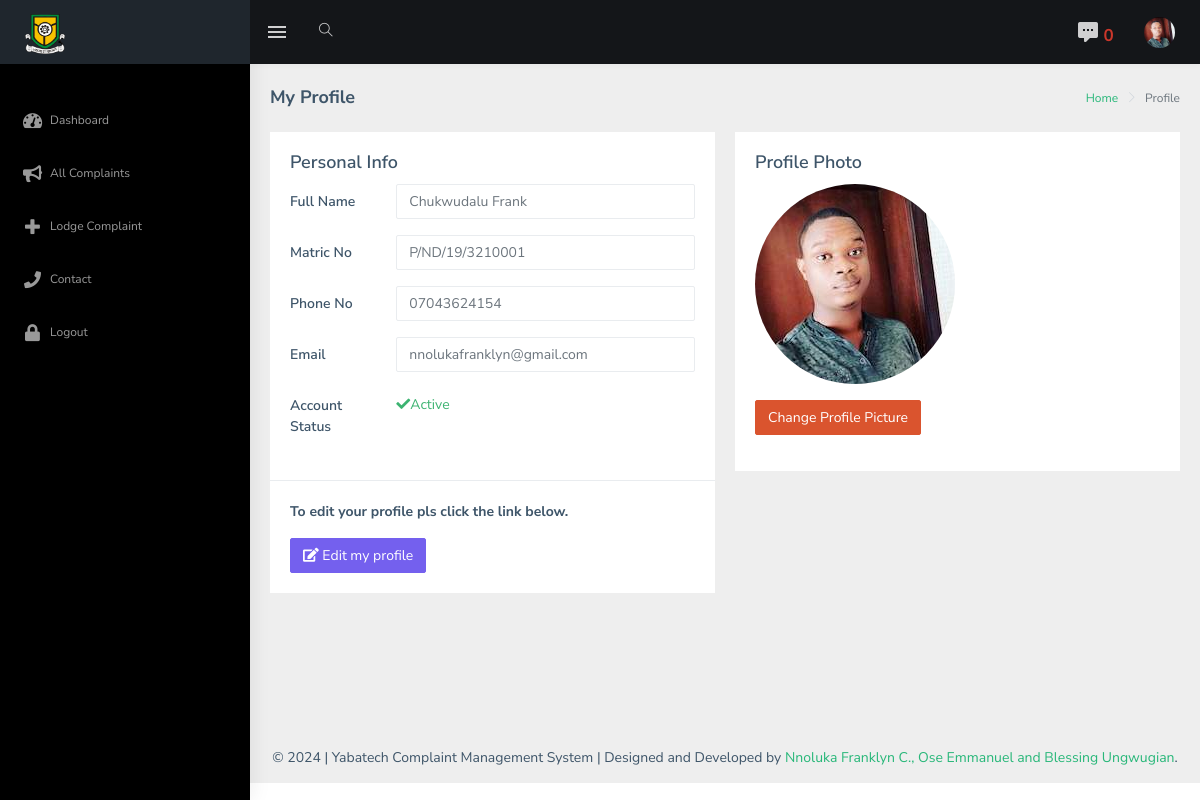
The page /profile.php (signed in) on the database its author committed.
### tables this page shows
CREATE TABLE `user` (
  `studentID` int(11) NOT NULL,
  `matric_no` varchar(200) NOT NULL,
  `name` text NOT NULL,
  `username` varchar(200) NOT NULL,
  `email` varchar(200) NOT NULL,
  `phone_no` varchar(11) NOT NULL,
  `password` varchar(260) NOT NULL,
  `photo` varchar(200) NOT NULL,
  `account_status` varchar(40) NOT NULL DEFAULT 'active'
);

### admin/classes/Functions.php (called while the page is built, shortened)
<?php
$dot_env = Dotenv::createImmutable(dirname(__DIR__));
class Functions extends Database{
    public function base_url(){
        return 'http://localhost:8080/project/';
    }
}

### admin/classes/Database.php (called while the page is built, shortened)
<?php
$dot_env = Dotenv::createImmutable(dirname(__DIR__));
class Database
{
    private $dbh;
    private $stmt;
    public function __construct()
    {
        $this->host = $_ENV["DB_HOST"];
        $this->database = $_ENV["DB_NAME"];
        $this->user = $_ENV['DB_USER'];
        $this->password = $_ENV['DB_PASS'];
        $dsn = "mysql:host=".$this->host.";dbname=".$this->database;
        $options = array(
            PDO::ATTR_PERSISTENT => true,
            PDO::ATTR_ERRMODE => PDO::ERRMODE_EXCEPTION
        );
        try{
            $this->dbh = new PDO($dsn, $this->user, $this->password, $options);
        }catch (PDOException $err){
            $this->error = $err->getMessage();
        }
    }
    public function query($query){
        $this->stmt = $this->dbh->prepare($query);
    }
    public function bind($param, $value, $type = null){
        if(is_null($type)){
            switch (true){
                case is_null($value):
                    $type = PDO::PARAM_NULL;
                    break;
                default:
                    $type = PDO::PARAM_STR;
            }
        }
        $this->stmt->bindValue($param, $value, $type);
    }
    public function execute(){
        return $this->stmt->execute();
    }
    public function fetchSingle(){
        $this->execute();
        return $this->stmt->fetch(PDO::FETCH_OBJ);
    }
    public function fetchColumn(){
        $this->execute();
        return $this->stmt->fetchColumn();
    }
    public function rowCount(){
        $this->execute();
        return $this->stmt->rowCount();
    }
}

### profile.php (the view, shortened to what this page needs)
<?php
if(isset($_SESSION['username'])){
?>
<!DOCTYPE html>
<html dir="ltr" lang="en">
<head>
    <?php include "inc/header.php"; ?>
    <div id="main-wrapper">
        <?php include 'inc/top-bar.php'?>
        <?php include 'inc/side-bar.php'?>
        <div class="page-wrapper">
            <div class="page-breadcrumb">
                <div class="row">
                    <div class="col-12 d-flex no-block align-items-center">
                        <h4 class="page-title">My Profile</h4>
                        <div class="ml-auto text-right">
                            <nav aria-label="breadcrumb">
                                <ol class="breadcrumb">
                                    <li class="breadcrumb-item"><a href="<?php echo $base_url; ?>">Home</a></li>
                                    <li class="breadcrumb-item active" aria-current="page">Profile</li>
                                </ol>
                            </nav>
                        </div>
                    </div>
                </div>
            </div>
            <div class="container-fluid">
                <div class="row">
                            <?php
                                $sql = "SELECT * FROM user WHERE username =:username";
                                $conn->query($sql);
                                $conn->bind('username', $_SESSION['username']);
                                $row_count = $conn->rowCount();
                                if($row_count > 0){
                                    $result = $conn->fetchSingle();
                                    $name = $result->name;
                                    $matric_no = $result->matric_no;
                                    $phone = $result->phone_no;
                                    $photo = $result->photo;
                                    $email = $result->email;
                                    $status = $result->account_status;
                                ?>
                    <div class="col-md-6">
                        <div class="card">
                          <form class="form-horizontal">
                                <div class="card-body">
                                    <h4 class="card-title">Personal Info</h4>
                                    <div class="form-group row">
                                        <label for="fname" class="col-sm-3 control-label col-form-label">Full Name</label>
                                        <div class="col-sm-9">
                                            <input type="text" class="form-control" id="fname" placeholder="<?php echo $name; ?>">
                                        </div>
                                    </div>
                                    <div class="form-group row">
                                        <label for="email1" class="col-sm-3 control-label col-form-label">Matric No</label>
                                        <div class="col-sm-9">
                                            <input type="text" class="form-control" id="email1" placeholder="<?php echo $matric_no; ?>">
                                        </div>
                                    </div>
                                    <div class="form-group row">
                                        <label for="cono1" class="col-sm-3 control-label col-form-label">Phone No</label>
                                        <div class="col-sm-9">
                                            <input type="text" class="form-control" id="cono1" placeholder="<?php echo $phone; ?>">
                                        </div>
                                    </div>
                                         <div class="form-group row">
                                        <label for="email" class="col-sm-3 control-label col-form-label">Email</label>
                                        <div class="col-sm-9">
                                            <input type="text" class="form-control" id="email" placeholder="<?php echo $email; ?>">
                                        </div>
                                    </div>
                                    <div class="form-group row">
                                        <label for="cono1" class="col-sm-3 control-label col-form-label">Account Status</label>
                                        <div class="col-sm-9">
                                            <?php
                                             if($status == 'active'){
                                                 ?> <span style="color: mediumseagreen; position: relative; top: 6px;"> <i class="fa fa-check"></i>Active</span><?php
                                             }
                                            ?>
                                        </div>
                                    </div>
                                </div>
                                <div class="border-top">
                                    <div class="card-body">
                                    <p style="font-weight: bold; font-size: 14px;">To edit your profile pls click the link below.</p>
                                        <button type="button" class="btn btn-primary" onclick="window.location.href='<?php echo $base_url;?>edit-profile'"><i class="fa fa-edit"></i> Edit my profile</button>
                                    </div>
                                </div>
                            </form>
                        </div>
                    </div>
                    <div class="col-md-6">
                        <div class="card">
                          <form class="form-horizontal">
                                <div class="card-body">
                                    <h4 class="card-title">Profile Photo</h4>
                                    <div class="form-group row">
                                        <div class="col-sm-9">
                                          <?php
                                           if(empty($photo)){
                                              ?>
                                               <p style="text-align: left;"><img src="<?php echo $base_url; ?>assets/images/default-photo.png" alt="profile photo" style="width: 200px; height: 200px; border-radius: 50%;"></p>
                                                <button type="button" class="btn btn-success" data-toggle="modal" data-target="#upload-picture">Upload Profile Picture</button>
                                              <?php
                                           }else{
                                                ?>
                                               <p style="text-align: left;"><img src="<?php echo $base_url; ?>assets/images/<?php echo $photo; ?>" alt="profile photo" style="width: 200px; height: 200px; border-radius: 50%;"></p>
                                                <button type="button" class="btn btn-danger" data-toggle="modal" data-target="#change-picture">Change Profile Picture</button>
                                              <?php
                                           }
                                          ?>
                                        </div>
                                    </div>
                                </div>
                            </form>
                        </div>
                    </div>
                </div>
            </div>
            <?php include 'inc/scripts.php'; ?>
</body>
</html>
<?php
  }
}?>

### inc/top-bar.php (shortened to what this page needs)
<header class="topbar" data-navbarbg="skin5">
    <nav class="navbar top-navbar navbar-expand-md navbar-dark">
        <div class="navbar-header" data-logobg="skin5">
            <a class="navbar-brand" href="index.php">
                <b class="logo-icon p-l-10">
                </b>
                <span class="logo-text">
                             <img src="<?php echo $base_url; ?>assets/images/site-logo.png" alt="homepage" class="light-logo" width="40" height="40"/>
                        </span>
            </a>
        </div>
        <div class="navbar-collapse collapse" id="navbarSupportedContent" data-navbarbg="skin5">
            <ul class="navbar-nav float-left mr-auto">
                <li class="nav-item d-none d-md-block"><a class="nav-link sidebartoggler waves-effect waves-light" href="javascript:void(0)" data-sidebartype="mini-sidebar"><i class="mdi mdi-menu font-24"></i></a></li>
                <li class="nav-item search-box"> <a class="nav-link waves-effect waves-dark" href="javascript:void(0)"><i class="ti-search"></i></a>
            </ul>
            <ul class="navbar-nav float-right">
                <li class="nav-item dropdown">
                    <?php
                    $sql = "SELECT * FROM messages JOIN user u on messages.user = u.username
                                 WHERE messages.user = :username AND is_read =:no ORDER BY id DESC LIMIT 3";
                    $conn->query($sql);
                    $conn->bind(":username", $_SESSION['username']);
                    $conn->bind(":no", "no");
                    $rowCount = $conn->rowCount();
                    ?>
                    <a class="nav-link dropdown-toggle waves-effect waves-dark" href="" id="2" data-toggle="dropdown" aria-haspopup="true" aria-expanded="false"> <i class="font-24 mdi mdi-comment-processing"></i>
                        <span style="color: #cb372b; font-weight: bolder; font-size: 17px;"><?php echo $rowCount; ?></span>
                    </a>
                </li>
                <li class="nav-item dropdown">
                    <?php
                    $sql = "SELECT photo FROM user WHERE username =:username";
                    $conn->query($sql);
                    $conn->bind(":username", $_SESSION['username']);
                    $image = $conn->fetchColumn();
                    $image_link = $conn->base_url()."assets/images/$image";
                    ?>
                    <a class="nav-link dropdown-toggle text-muted waves-effect waves-dark pro-pic" href="" data-toggle="dropdown" aria-haspopup="true" aria-expanded="false">
                       <?php
                        if(empty($image)){
                            ?>
                            <img src="<?php echo $base_url; ?>assets/images/users/1.jpg" alt="user" class="rounded-circle" width="31">
                            <?php
                        }else{
                            ?>
                            <img src="<?= $image_link; ?>" alt="user" class="rounded-circle" width="31">
                            <?php
                        }
                       ?>
                    </a>
                </li>
            </ul>
        </div>
    </nav>
</header>

### inc/header.php (style rules this page uses)
#main-wrapper div { font-size: 14px; }
#main-wrapper[data-sidebartype=full] .page-wrapper { margin-left: 250px !important; }

### rows shown on the page
user: photo (picture), name "Chukwudalu Frank", matric_no "P/ND/19/3210001", phone_no "07043624154", email "nnolukafranklyn@gmail.com"

### other values the page prints
$rowCount "0"
